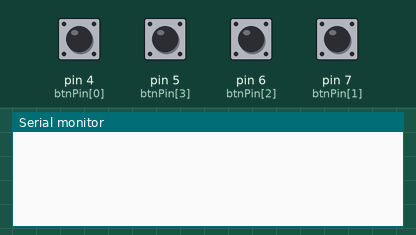
Simulated run of this sketch. Board: Arduino Leonardo, built with avr-gcc and run on an emulated ATmega32U4. Shown: the last lines printed to the serial monitor. The test bench sets the inputs (shaded band); at power-on: pin 4 (btnPin[0]), pin 5 (btnPin[3]), pin 6 (btnPin[2]), pin 7 (btnPin[1]) HIGH. USB keyboard and mouse output is not drawn.

Above: at 1.2 s.
1.3 s: pin 4 (btnPin[0]) pulled LOW for 0.15 s
At 2.3 s:
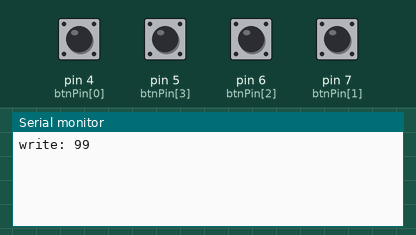
2.9 s: pin 5 (btnPin[3]) pulled LOW for 1 s
At 4.8 s:
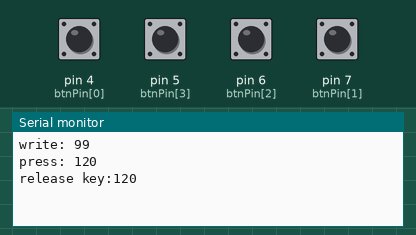
5.4 s: pin 6 (btnPin[2]) pulled LOW for 0.15 s
At 6.5 s:
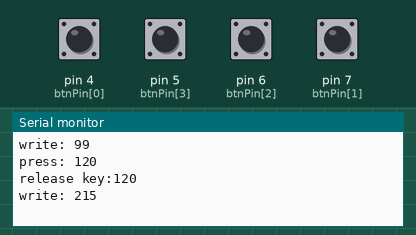
7.0 s: pin 7 (btnPin[1]) pulled LOW for 0.15 s
At 7.7 s:
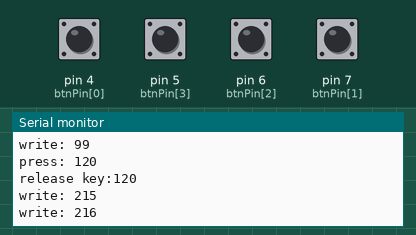
8.6 s: pin 4 (btnPin[0]) pulled LOW for 1 s
At 9.5 s:
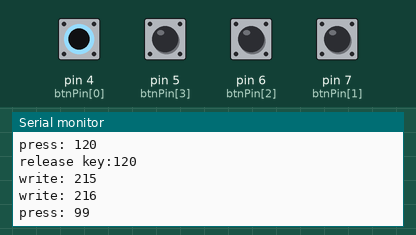
11.1 s: pin 5 (btnPin[3]) pulled LOW for 0.15 s
At 11.9 s:
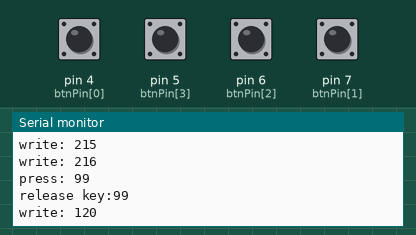
Timing chart, 0 to 13.7 s (numbered marks = the images above; inputs shaded):
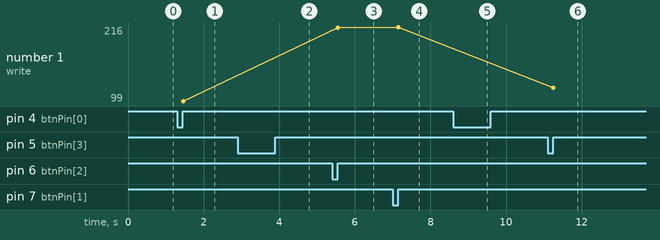

The sketch:

sketch_apr06b.ino
```cpp
#include <Keyboard.h>

int btnPin[4] = {4,7,6,5};
int btnKey[4] = {0x63, 0xD8, 0xD7, 0x78};
int pressCounter[4];
void setup() {
  Keyboard.begin();
  Keyboard.releaseAll();
  for(int i=0;i<4;i++)
    pinMode(btnPin[i], INPUT_PULLUP);
}

void loop() {
  for(int i=0;i<4;i++){
    int s = digitalRead(btnPin[i]);
//    Serial.print(String(pressCounter[i])+" ");
    if(s==0){
      pressCounter[i]++;
      if(pressCounter[i]==20){
        Serial.print("press: ");
        Serial.println(btnKey[i]);
        Keyboard.press(btnKey[i]);
      }
    }else{
      if(pressCounter[i]<=20&&pressCounter[i]>0){
        Serial.print("write: ");
        Serial.println(btnKey[i]);
        Keyboard.write(btnKey[i]);
      }else if(pressCounter[i]>20){
        Serial.println("release key:"+String(btnKey[i]));
        Keyboard.release(btnKey[i]);
      }
      pressCounter[i] = 0;
    }
  }
//  Serial.println();
  delay(10);
//  Serial.print("["+String(digitalRead(btnPin[0])));
//  for(int i=1;i<4;i++)
//    Serial.print(", "+String(digitalRead(btnPin[i])));
//  Serial.println("]");
//  delay(100);
}
```

Measured:
- after the input at 1.3 s, the serial monitor: prints a new line after 0.16 s (image 1)
- after the input at 2.9 s, the serial monitor: prints a new line after 0.19 s (image 2)
- after the input at 5.4 s, the serial monitor: prints a new line after 0.15 s (image 3)
- after the input at 7.0 s, the serial monitor: prints a new line after 0.15 s (image 4)
- after the input at 8.6 s, the serial monitor: prints a new line after 0.20 s (image 5)
- after the input at 11.1 s, the serial monitor: prints a new line after 0.15 s (image 6)
- plotted number 1: 99 → 215 after the input at 5.4 s, 215 → 216 after the input at 7.0 s, 216 → 120 after the input at 11.1 s
